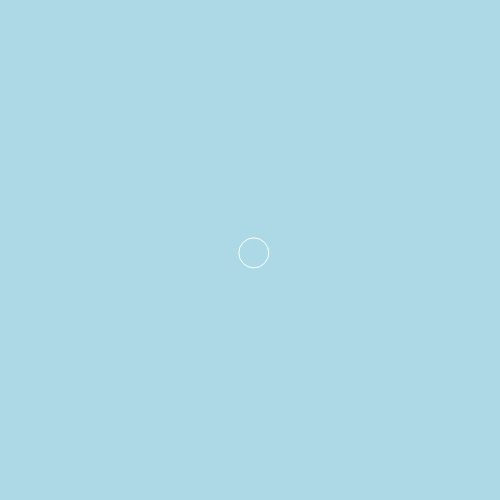
Frame 1 (no input)
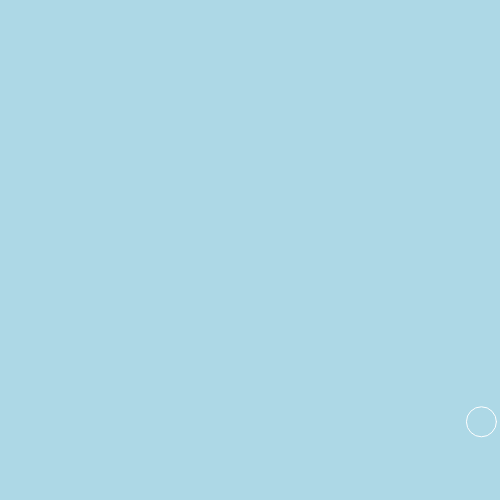
Frame 60 (no input)
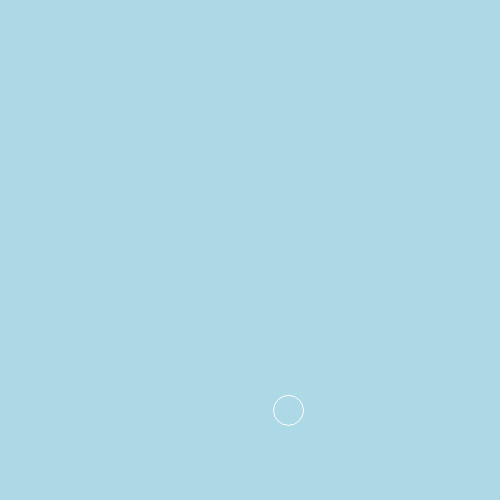
Frame 120 (the mouse pressed at the canvas centre since frame 60)

The p5.js sketch that drew these frames (run headless with seeded random() and noise() and a simulated clock; from frame 60 on, the mouse is pressed at the canvas centre):

// p5.js sketch
// ── sketch.js
//array pracice 2: particle system

//variables
var totalP = 1;
var canvas;

//main array system
var x = [];
var y = [];
var speedX = [];
var speedY = [];
var directionX = [];
var directionY = [];

function setup(){
	//1. canvas
	canvas = createCanvas(500,500);
	canvas.position(0,0);
	canvas.style('z-index','-99');

	//2. initialize array system
for( var i=0 ; i<totalP ; i++){
	x[i] = width/2;
	y[i] = height/2;
	speedX[i] = random (1,5);
	speedY[i] = random (1,10);
	directionX[i] = 1;
	directionY[i] = 1;
	}
}

function draw(){
	//background('#90ee90'); //light green
	//background('pink');
	background('#ADD8E6'); //light blue

	for( var i=0 ; i < totalP ; i++){
	//1. pos
	x[i] += speedX[i] * directionX[i];
	y[i] += speedY[i] * directionY[i];

	//2. bounce
	/*if( x > width){
		directionX = -1
	}*/
	if( x[i] > width) directionX[i] = -1;
	if( x[i] < 0) directionX[i] = 1;
	if( y[i] > width) directionY[i] = -1;
	if( y[i] < 0) directionY[i] = 1;


	//draw
	stroke(255);
	fill(0,0,0,0);
	ellipse(x[i],y[i],30,30);
	}
}

//- - - - - - - -
function mouseReleased(){
	append (x, mouseX);
	append (y, mouseY);
	append (speedX, random(8));
	append (speedY, random(16));
	append (directionX, 1);
	append (directionY, 1);
	//increase total particles
	totalP++;
}

// ── style.css
h1 {
  margin-left: 130px;
  font-family: 'Gaegu', cursive;
  color: white;
}

p{
  margin-left: 180px;
  font-family: 'Gaegu', cursive;
  color: white;
}
